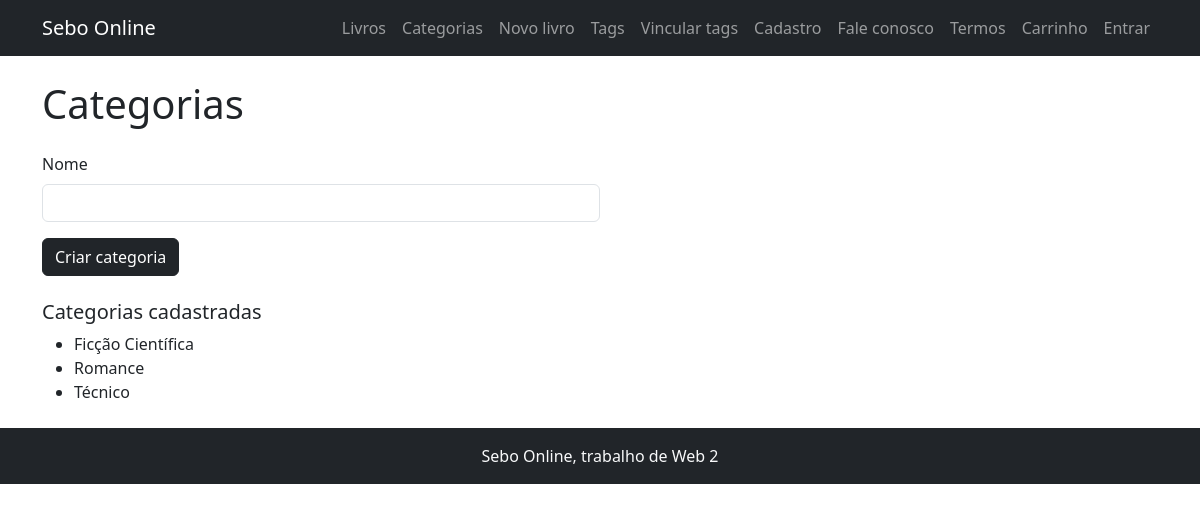
Page /views/categorias.php on the committed database.
### tables this page shows
CREATE TABLE `categoria` (
  `id` INT AUTO_INCREMENT PRIMARY KEY,
  `nome` VARCHAR(80) NOT NULL UNIQUE
);

### views/categorias.php (the view, shortened to what this page needs)
<?php include __DIR__ . '/header.php'; ?>
<?php include __DIR__ . '/../conexao.php'; ?>
<h1 class="mb-4">Categorias</h1>
<form method="post" action="../factory.php?controlador=categoria&acao=criar" class="col-md-6 mb-4">
    <div class="mb-3">
        <label class="form-label">Nome</label>
        <input type="text" name="nome" class="form-control" required>
    </div>
    <button type="submit" class="btn btn-dark">Criar categoria</button>
</form>
<h2 class="h5">Categorias cadastradas</h2>
<ul>
    <?php foreach ($conexao->query('SELECT nome FROM categoria ORDER BY nome') as $linha): ?>
        <li><?= $linha['nome'] ?></li>
    <?php endforeach; ?>
</ul>
<?php include __DIR__ . '/footer.php'; ?>

### rows in the picture
categoria: nome "Ficção Científica"
categoria: nome "Romance"
categoria: nome "Técnico"
